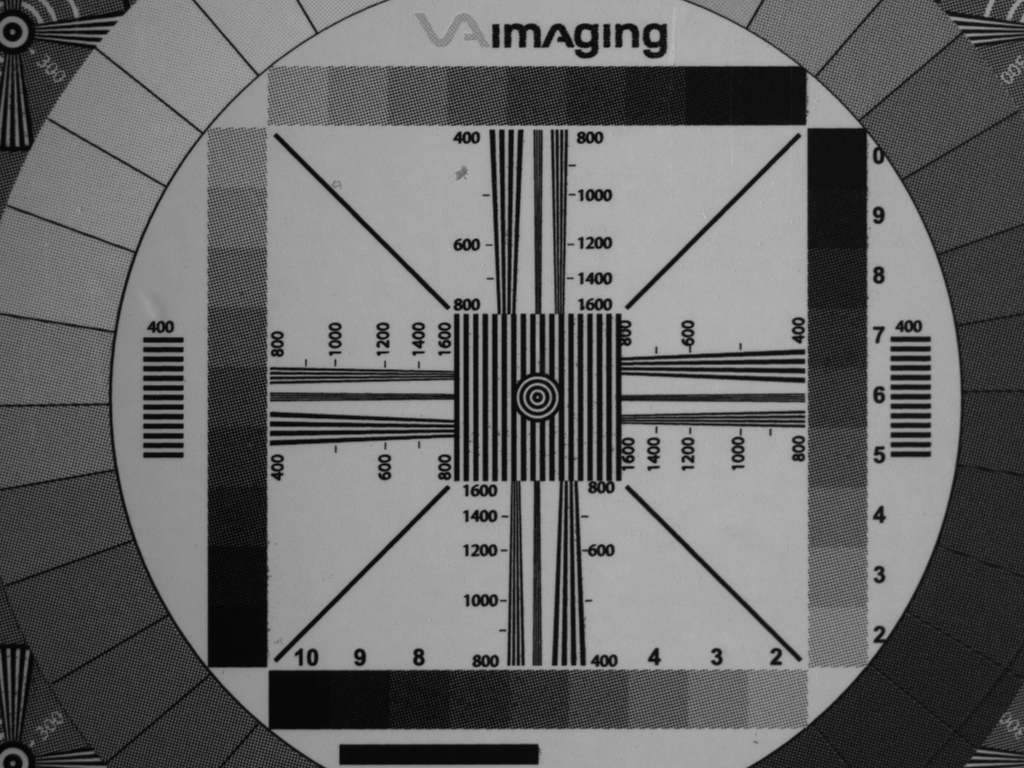
#> input picture rgb_cal_target/results/cal_target_color_tilt0.28000deg_settle20ms/LR_red_mean.png, 1024 x 768 px; the run also reads 3 pictures not shown here
$ jupyter execute analysis.ipynb   (shell and % lines are left out)
#> lines starting #> are read from the running program, lines starting #| are printed output that depends on the picture
# RGB Cal Target SR Analysis

Compare Native-2x, SAA, and SAA+IBP super-resolution results on the ISO 12233 calibration target (red Bayer channel).

SR is performed on the **red Bayer channel** (RGGB → even rows/cols).
LR: 768 × 1024 (red channel) → HR: 1536 × 2048 (2× upsample).

**ROI 1 — Horizontal bars:** vertical cross-section through horizontal bar groups.

**ROI 2 — Slanted edge MTF:** ESF/LSF/MTF from a diagonal edge.

[cell 1]
import os
import numpy as np
import matplotlib.pyplot as plt
from PIL import Image
from scipy.ndimage import zoom as ndi_zoom
from scipy.optimize import curve_fit

plt.rcParams['figure.dpi'] = 130

# --- Pick the session folder ---
SR_DIR = os.path.join('results', 'cal_target_color_tilt0.28000deg_settle20ms')

# Load images (red-channel SR outputs)
lr_mean   = np.array(Image.open(os.path.join(SR_DIR, 'LR_red_mean.png')), dtype=np.float64)
native_2x = np.array(Image.open(os.path.join(SR_DIR, 'native_2x.png')), dtype=np.float64)
saa       = np.array(Image.open(os.path.join(SR_DIR, 'SAA.png')), dtype=np.float64)
saa_ibp   = np.array(Image.open(os.path.join(SR_DIR, 'SAA_IBP.png')), dtype=np.float64)

hr_images = {
    'Native-2x': native_2x,
    'SAA':       saa,
    'SAA+IBP':   saa_ibp,
}

print(f'LR shape : {lr_mean.shape}')
#| LR shape : (768, 1024)
print(f'HR shape : {native_2x.shape}')
#| HR shape : (1536, 2048)

[cell 2]
# Full HR image with axes for coordinate reference
fig, ax = plt.subplots(figsize=(14, 10))
ax.imshow(native_2x, cmap='gray', interpolation='nearest')
ax.set_xlabel('Column (HR px)')
ax.set_ylabel('Row (HR px)')
ax.set_title('Full Native-2x image (red channel)')
plt.tight_layout()
plt.show()

## ROI 1 — Horizontal bar resolution

Vertical cross-section through horizontal bar groups. The RGB HR image is half the size of mono (1536×2048 vs 3072×4096), so ROI coordinates are scaled accordingly.

Adjust `PROFILE_COL_HR` and `ROI1_ROWS_HR` below based on the image above.

[cell 3]
# ROI 1: vertical cross-section through horizontal bars
# HR coords (1536x2048) — adjust these based on the image above
PROFILE_COL_HR = 1350    # half of mono's 2700
ROI1_ROWS_HR   = slice(620, 780)   # half of mono's 1240-1560

lr_2x  = ndi_zoom(lr_mean, 2, order=3)
titles = ['LR bicubic 2x', 'Native-2x', 'SAA', 'SAA+IBP']
imgs   = [lr_2x, native_2x, saa, saa_ibp]
colors = ['C0', 'C1', 'C2', 'C3']

rows_hr = np.arange(ROI1_ROWS_HR.start, ROI1_ROWS_HR.stop)

fig, axes = plt.subplots(1, 2, figsize=(16, 5))

# Left: all profiles overlaid
ax = axes[0]
for title, img, c in zip(titles, imgs, colors):
    profile = img[ROI1_ROWS_HR, PROFILE_COL_HR]
    ax.plot(rows_hr, profile, lw=0.8, alpha=0.8, label=title, color=c)
#> this loop made 4 passes
#> (title, c) on passes 1 to 4: ('LR bicubic 2x', 'C0'), ('Native-2x', 'C1'), ('SAA', 'C2'), ('SAA+IBP', 'C3')
ax.set_xlabel('Row (HR px)')
ax.set_ylabel('Intensity')
ax.set_title(f'Vertical cross-section at col {PROFILE_COL_HR}')
ax.legend(fontsize=8)
ax.grid(True, alpha=0.3)

# Right: zoomed image strip showing the column location
ax = axes[1]
strip_w = 100
col_lo = PROFILE_COL_HR - strip_w // 2
col_hi = PROFILE_COL_HR + strip_w // 2
ax.imshow(lr_2x[ROI1_ROWS_HR, col_lo:col_hi], cmap='gray',
          interpolation='nearest', extent=[col_lo, col_hi, ROI1_ROWS_HR.stop, ROI1_ROWS_HR.start])
ax.axvline(PROFILE_COL_HR, color='r', lw=0.8, ls='--', alpha=0.7)
ax.set_title('LR 2x — profile location')
ax.set_xlabel('Column (HR px)')
ax.set_ylabel('Row (HR px)')

plt.suptitle('ROI 1 — Horizontal Bar Resolution (vertical cross-section)', fontsize=11)
plt.tight_layout()
plt.show()
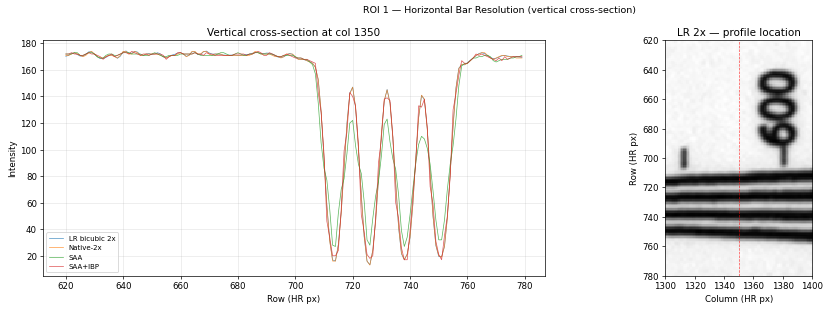
#> figure drawn by matplotlib, 2 panels; panel 1: curve peaks at x = 641, y = 174.3; panel 1: curve peaks at x = 629, y = 174; panel 1: curve peaks at x = 623, y = 173

[cell 4]
# Contrast (modulation) along the vertical cross-section

def local_contrast(profile, window=20):
    """Compute (max - min) / (max + min) in a sliding window."""
    n = len(profile)
    contrast = np.zeros(n)
    hw = window // 2
    for i in range(hw, n - hw):
        seg = profile[i - hw:i + hw]
        mn, mx = seg.min(), seg.max()
        contrast[i] = (mx - mn) / (mx + mn + 1e-9)
    return contrast

fig, ax = plt.subplots(figsize=(12, 4))
for title, img, c in zip(titles, imgs, colors):
    profile = img[ROI1_ROWS_HR, PROFILE_COL_HR]
    ct = local_contrast(profile, window=16)
    ax.plot(rows_hr, ct, lw=1, alpha=0.8, label=title, color=c)

ax.set_ylabel('Local Contrast (Michelson)')
ax.set_xlabel('Row (HR px)')
ax.set_title(f'Local contrast along vertical cross-section at col {PROFILE_COL_HR}')
ax.legend(fontsize=8)
ax.set_ylim(0, 1)
ax.grid(True, alpha=0.3)
plt.tight_layout()
plt.show()
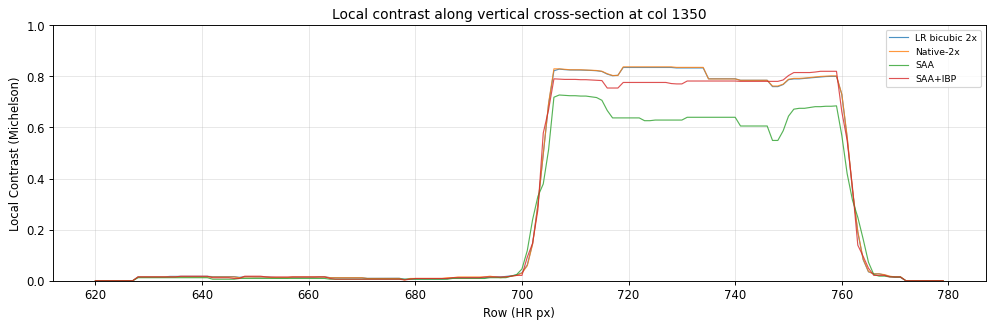
#> figure drawn by matplotlib, 1 panel; curve peaks at x = 719, y = 0.835; curve peaks at x = 719, y = 0.837; curve peaks at x = 707, y = 0.727

## ROI 2 — Slanted Edge MTF

Isolate one edge of a diagonal line for MTF measurement. The ESF (Edge Spread Function) is binned at 4x oversampling, differentiated to get the LSF, and FFT'd to get the MTF.

Note: The red-channel HR pixel pitch is 3.45 µm (sensor) / 2 (upsample) × 2 (Bayer) = 3.45 µm effective.

[cell 5]
# ROI 2 coordinates (HR pixels) — thick diagonal line
# Adjust these based on the full image above
ROI2_HR = (slice(475, 525), slice(640, 690))

fig, axes = plt.subplots(1, 4, figsize=(16, 4))
for ax, title, img in zip(axes, titles, imgs):
    roi = img[ROI2_HR]
    ax.imshow(roi, cmap='gray', interpolation='nearest')
    ax.set_title(title, fontsize=9)
    ax.axis('off')
#> this loop made 4 passes
plt.suptitle('ROI 2 — Slanted Edge Region', fontsize=11)
plt.tight_layout()
plt.show()
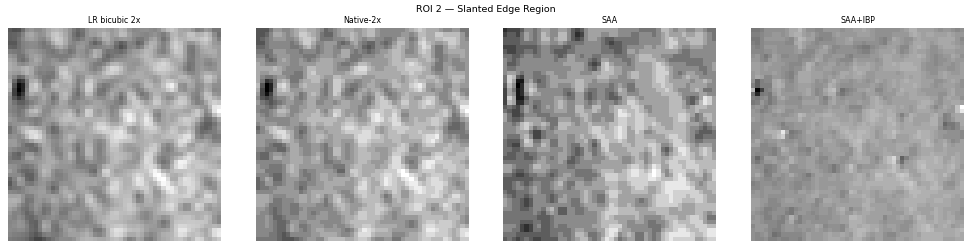
#> figure drawn by matplotlib, 4 panels

[cell 6]
def slanted_edge_esf(roi, side='left'):
    """Extract the oversampled ESF from ONE edge of a thick line."""
    from scipy.ndimage import gaussian_filter, sobel

    smooth = gaussian_filter(roi.astype(np.float64), sigma=1.5)
    gy = sobel(smooth, axis=0)
    gx = sobel(smooth, axis=1)
    mag = np.sqrt(gx**2 + gy**2)

    thresh = np.percentile(mag, 85)
    rs, cs = np.where(mag > thresh)
    if len(rs) < 20:
        raise RuntimeError('Too few edge pixels detected')

    row_span = rs.max() - rs.min()
    col_span = cs.max() - cs.min()
    use_row_as_x = (row_span >= col_span)

    if use_row_as_x:
        coeffs_centre = np.polyfit(rs, cs, 1)
        m_c = coeffs_centre[0]
        norm_c = np.sqrt(1 + m_c**2)
        edge_dist = (cs - m_c * rs - coeffs_centre[1]) / norm_c
    else:
        coeffs_centre = np.polyfit(cs, rs, 1)
        m_c = coeffs_centre[0]
        norm_c = np.sqrt(1 + m_c**2)
        edge_dist = (rs - m_c * cs - coeffs_centre[1]) / norm_c

    cluster_mask = edge_dist < 0 if side == 'left' else edge_dist > 0
    rs_sel, cs_sel = rs[cluster_mask], cs[cluster_mask]
    if len(rs_sel) < 10:
        raise RuntimeError(f'Too few edge pixels on {side} side')

    if use_row_as_x:
        coeffs = np.polyfit(rs_sel, cs_sel, 1)
        m = coeffs[0]
        norm = np.sqrt(1 + m**2)
        edge_angle = np.degrees(np.arctan2(1, m))
        nrows, ncols = roi.shape
        rr, cc = np.mgrid[:nrows, :ncols]
        dist = (cc - m * rr - coeffs[1]) / norm
    else:
        coeffs = np.polyfit(cs_sel, rs_sel, 1)
        m = coeffs[0]
        norm = np.sqrt(1 + m**2)
        edge_angle = np.degrees(np.arctan2(m, 1))
        nrows, ncols = roi.shape
        rr, cc = np.mgrid[:nrows, :ncols]
        dist = (rr - m * cc - coeffs[1]) / norm

    flat_dist = dist.ravel()
    flat_val  = roi.ravel().astype(np.float64)
    keep = (flat_dist > -8) & (flat_dist < 10)
    flat_dist = flat_dist[keep]
    flat_val  = flat_val[keep]

    oversample = 4
    bin_width  = 1.0 / oversample
    bins = np.arange(flat_dist.min(), flat_dist.max() + bin_width, bin_width)
    esf_x = 0.5 * (bins[:-1] + bins[1:])
    esf_y = np.empty(len(esf_x))
    esf_y[:] = np.nan
    for i in range(len(esf_x)):
        mask = (flat_dist >= bins[i]) & (flat_dist < bins[i + 1])
        if mask.sum() > 0:
            esf_y[i] = flat_val[mask].mean()

    valid = ~np.isnan(esf_y)
    if valid.sum() > 2:
        esf_y = np.interp(esf_x, esf_x[valid], esf_y[valid])

    if esf_y[-1] < esf_y[0]:
        esf_x = -esf_x[::-1]
        esf_y = esf_y[::-1]

    return esf_x, esf_y, edge_angle


def esf_to_mtf(esf_x, esf_y):
    """ESF -> LSF -> MTF."""
    lsf = np.gradient(esf_y, esf_x)
    window = np.hanning(len(lsf))
    lsf_w  = lsf * window
    n   = len(lsf_w)
    mtf = np.abs(np.fft.fft(lsf_w))
    mtf = mtf[:n // 2]
    if mtf[0] > 0:
        mtf /= mtf[0]
    dx   = np.mean(np.diff(esf_x))
    freq = np.fft.fftfreq(n, d=dx)[:n // 2]
    return freq, mtf, lsf


def mtf_at_fraction(freq, mtf, fraction):
    """Find spatial frequency where MTF crosses a given fraction."""
    above = mtf >= fraction
    if not above.any() or above.all():
        return np.nan
    idx = np.where(np.diff(above.astype(int)) == -1)[0]
    if len(idx) == 0:
        return np.nan
    i = idx[0]
    f0, f1 = freq[i], freq[i + 1]
    m0, m1 = mtf[i], mtf[i + 1]
    if abs(m1 - m0) < 1e-12:
        return f0
    return f0 + (fraction - m0) * (f1 - f0) / (m1 - m0)

print('Slanted-edge MTF functions defined.')

[cell 7]
# Compute ESF and MTF for each method
results = {}
for title, img in zip(titles, imgs):
    print(f'\n{title}:')
    roi = img[ROI2_HR]
    esf_x, esf_y, angle = slanted_edge_esf(roi, side='left')
    freq, mtf, lsf = esf_to_mtf(esf_x, esf_y)
    results[title] = {
        'esf_x': esf_x, 'esf_y': esf_y,
        'freq': freq, 'mtf': mtf, 'lsf': lsf,
        'angle': angle,
    }
#> this loop made 4 passes
#> (title, thresh in slanted_edge_esf, coeffs_centre in slanted_edge_esf, m_c in slanted_edge_esf, norm_c in slanted_edge_esf, coeffs in slanted_edge_esf, m in slanted_edge_esf, norm in slanted_edge_esf) on passes 1 to 4: ('LR bicubic 2x', 4.55, [0.351, 17.65], 0.351, 1.06, [0.34, 3.92], 0.34, 1.06), ('Native-2x', 4.46, [0.32, 19.39], 0.32, 1.05, [0.348, 4.73], 0.348, 1.06), ('SAA', 3.41, [0.221, 22.93], 0.221, 1.02, [0.264, 9.86], 0.264, 1.03), ('SAA+IBP', 4.3, [0.443, 15.6], 0.443, 1.09, [0.385, 3.67], 0.385, 1.07)
#| LR bicubic 2x:
#| Native-2x:
#| SAA:
#| SAA+IBP:
#> pass 1, in slanted_edge_esf, `gy = sobel(smooth, axis=0)`:
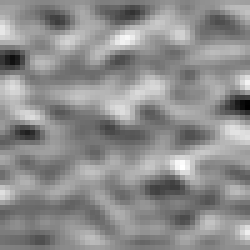
#> gy: shape (50, 50) float64 (shown 5 times larger); min -9.1, max 7.35, mean 0.0728; drawn with min black and max white
#> pass 1, in slanted_edge_esf, `gx = sobel(smooth, axis=1)`:
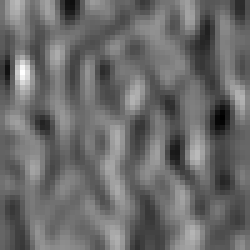
#> gx: shape (50, 50) float64 (shown 5 times larger); min -8.22, max 12.14, mean 0.328; drawn with min black and max white
#> pass 1, in slanted_edge_esf, `mag = np.sqrt(gx**2 + gy**2)`:
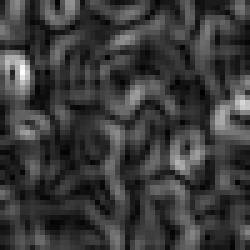
#> mag: shape (50, 50) float64 (shown 5 times larger); min 0.0122, max 12.19, mean 2.85; drawn with min black and max white
#> after the loop, results = 4 items
print('\nDone.')

[cell 8]
# --- Plot ESF and MTF comparison ---
# Red-channel HR pixel pitch: sensor 3.45um, Bayer 2x, then SR 2x upsample
# Net: each HR pixel = 3.45 um (sensor pitch / SR_upsample * Bayer_factor = 3.45/2*2 = 3.45)
SENSOR_PITCH_MM = 3.45e-3
HR_PITCH_MM     = SENSOR_PITCH_MM  # 3.45 um per red-channel HR pixel

fig, axes = plt.subplots(1, 2, figsize=(14, 5))

# ESF
ax = axes[0]
for title, c in zip(titles, colors):
    r = results[title]
    ax.plot(r['esf_x'], r['esf_y'], lw=1.2, alpha=0.8, color=c, label=title)
ax.set_xlabel('Distance from edge (px)')
ax.set_ylabel('Intensity')
ax.set_title('Edge Spread Function (ESF)')
ax.legend(fontsize=8)
ax.grid(True, alpha=0.3)

# MTF
ax = axes[1]
nyquist_cpmm = 1.0 / (2.0 * HR_PITCH_MM)
for title, c in zip(titles, colors):
    r = results[title]
    freq_cpmm = r['freq'] / HR_PITCH_MM
    mtf = r['mtf']
    mask = (freq_cpmm > 0) & (freq_cpmm <= nyquist_cpmm)
    ax.plot(freq_cpmm[mask], mtf[mask], lw=1.5, alpha=0.8, color=c, label=title)

ax.axhline(0.5, color='gray', ls='--', lw=0.8, alpha=0.5, label='MTF50')
ax.axhline(0.1, color='gray', ls=':', lw=0.8, alpha=0.5, label='MTF10')
ax.set_xlabel('Spatial frequency (cycles/mm)')
ax.set_ylabel('MTF')
ax.set_title('Modulation Transfer Function')
ax.legend(fontsize=8)
ax.set_ylim(0, 1.05)
ax.set_xlim(0, nyquist_cpmm)
ax.grid(True, alpha=0.3)

plt.suptitle('Slanted Edge MTF — RGB (red channel)', fontsize=11)
plt.tight_layout()
plt.show()
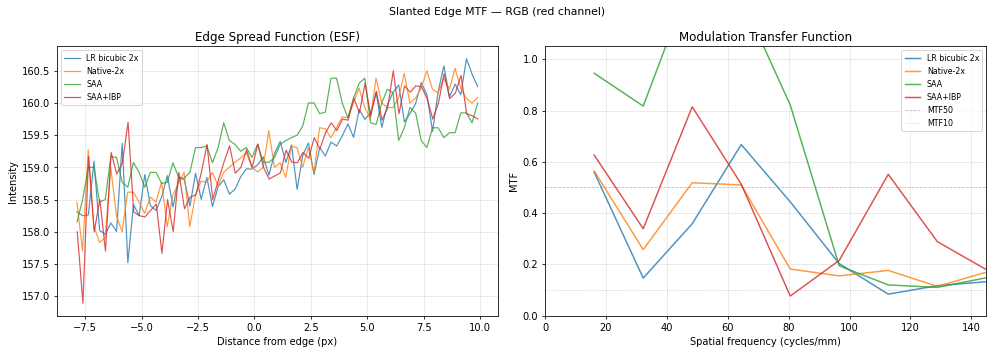
#> figure drawn by matplotlib, 2 panels; panel 1: curve peaks at x = 9.39, y = 160.7; panel 1: curve peaks at x = 8.89, y = 160.5; panel 1: curve peaks at x = 3.39, y = 160.4

[cell 9]
# --- MTF summary table ---
print(f'{"Method":<16s}  {"MTF50 (cy/mm)":>14s}  {"MTF10 (cy/mm)":>14s}')
print('-' * 50)
for title in titles:
    r = results[title]
    freq_cpmm = r['freq'] / HR_PITCH_MM
    m = r['mtf']
    valid = freq_cpmm > 0
    m50 = mtf_at_fraction(freq_cpmm[valid], m[valid], 0.5)
    m10 = mtf_at_fraction(freq_cpmm[valid], m[valid], 0.1)
    print(f'{title:<16s}  {m50:14.1f}  {m10:14.1f}')
#> this loop made 4 passes
#> (m50, m10) on passes 1 to 4: (18.43, 110.5), (19.48, 561.7), (88.77, 559), (23.18, 79.64)
#| LR bicubic 2x               18.4           110.5
#| Native-2x                   19.5           561.7
#| SAA                         88.8           559.0
#| SAA+IBP                     23.2            79.6

## Figure — Original vs SAA+IBP bar comparison

[cell 10]
# Figure: Original vs SAA+IBP — stacked image strips
# Adjust coordinates based on the image above
STRIP_ROWS_HR = slice(650, 800)
STRIP_COLS_HR = slice(1100, 1800)

XSECT_ROWS_HR = slice(700, 730)
XSECT_COL_HR  = 1325

fig, axes = plt.subplots(2, 1, figsize=(12, 6))

ax = axes[0]
ax.imshow(native_2x[STRIP_ROWS_HR, STRIP_COLS_HR], cmap='gray', interpolation='nearest')
ax.text(10, 25, 'Original', fontsize=14, fontweight='bold', color='magenta')
ax.axis('off')

ax = axes[1]
ax.imshow(saa_ibp[STRIP_ROWS_HR, STRIP_COLS_HR], cmap='gray', interpolation='nearest')
ax.text(10, 25, 'SAA + IBP', fontsize=14, fontweight='bold', color='magenta')

import matplotlib.patches as patches
box_r0 = XSECT_ROWS_HR.start - STRIP_ROWS_HR.start
box_r1 = XSECT_ROWS_HR.stop  - STRIP_ROWS_HR.start
box_c0 = XSECT_COL_HR - STRIP_COLS_HR.start - 15
box_c1 = XSECT_COL_HR - STRIP_COLS_HR.start + 15
rect = patches.Rectangle((box_c0, box_r0), box_c1 - box_c0, box_r1 - box_r0,
                           linewidth=2, edgecolor='magenta', facecolor='none')
ax.add_patch(rect)
ax.axis('off')

plt.tight_layout(pad=0.5)
plt.show()
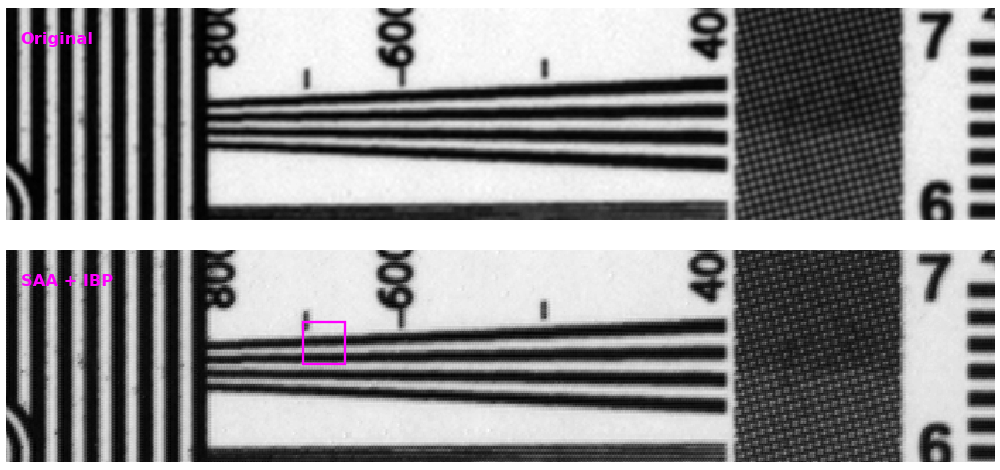
#> figure drawn by matplotlib, 2 panels
